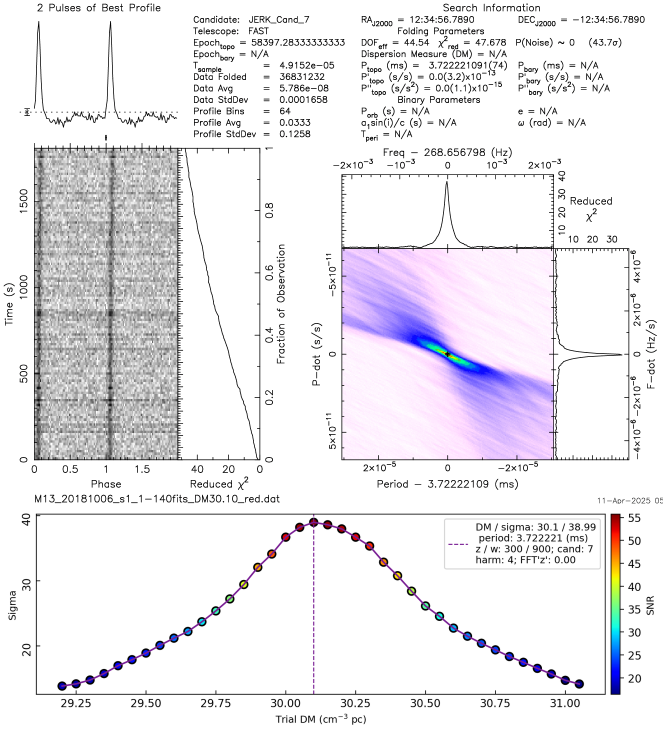
#> input picture python/PulsarPICK/Pms3.7222-M13_20181006_s1_1-140fits_DM30.10_red.dat_JERK_Cand_7.pfd.png, 1989 x 2201 px, given in place of ., which was not available (shown at 1/3 size)
$ python combine_plots.py . . -output out.png
#> lines starting #> are read from the running program, lines starting #| are printed output that depends on the picture; pictures that were not available may be replaced by others from this repository, and a replacement may not be noted
#!/usr/bin/env python
# @ Dejiang Yin -- 2025/04/09
import argparse
from PIL import Image

# Function to crop an image by percentage
def crop_image_by_percentage(image, top_percent, bottom_percent, left_percent, right_percent):
    """
    Crop an image according to the specified percentage for the top, bottom, left, and right sides.
    Args:
        image (Image): The input PIL Image object.
        top_percent (float): The percentage of cropping for the top side (ranging from 0 to 1).
        bottom_percent (float): The percentage of cropping for the bottom side (ranging from 0 to 1).
        left_percent (float): The percentage of cropping for the left side (ranging from 0 to 1).
        right_percent (float): The percentage of cropping for the right side (ranging from 0 to 1).
    Returns:
        Image: The cropped PIL Image object.
    """
    width, height = image.size
    left = int(width * left_percent)
    right = width - int(width * right_percent)
    top = int(height * top_percent)
    bottom = height - int(height * bottom_percent)
    cropped_image = image.crop((left, top, right, bottom))
    return cropped_image

# Function to vertically merge two images
def vertical_merge_images(image1, image2):
    """
    Calculate the total height and width of the merged image,
    create a new blank image, and then paste the two input images onto it.
    Args:
        image1 (Image): The first PIL Image object.
        image2 (Image): The second PIL Image object.
    Returns:
        Image: The vertically merged PIL Image object.
    """
    # Get the heights of the two images
    height1, height2 = image1.height, image2.height
    # Calculate the total height and width of the merged image
    total_height = height1 + height2
    width = image1.width
    # Create a new blank image for merging
    new_image = Image.new('RGB', (width, total_height))
    # Paste the images onto the new image
    new_image.paste(image1, (0, 0))
    new_image.paste(image2, (0, height1))
    return new_image

def main():
    parser = argparse.ArgumentParser(description='Vertically merge two images and crop the first image if needed')
    parser.add_argument('input_images', nargs=2, help='Paths of the two input images, in the order of [image1, image2]')
    parser.add_argument('-output', required=True, help='Path of the output merged image')
    parser.add_argument('-top', type=float, default=0.08, help='Percentage of cropping for the top side of the first image (default value: 0.08)')
    parser.add_argument('-bottom', type=float, default=0.006, help='Percentage of cropping for the bottom side of the first image (default value: 0.006)')
    parser.add_argument('-left', type=float, default=0.03, help='Percentage of cropping for the left side of the first image (default value: 0.03)')
    parser.add_argument('-right', type=float, default=0.12, help='Percentage of cropping for the right side of the first image (default value: 0.12)')
    args = parser.parse_args()
    image_path1, image_path2 = args.input_images
    output_path = args.output
    top_percent_1 = args.top
    bottom_percent_1 = args.bottom
    left_percent_1 = args.left
    right_percent_1 = args.right
    # Open the images
    image1 = Image.open(image_path1)
#> image1 is the input picture: PIL image 1989x2201 RGB; mean R, G, B 236, 233.9, 238.2
    image2 = Image.open(image_path2)
    # Crop the first image according to the percentage
    image1 = crop_image_by_percentage(image1, top_percent_1, bottom_percent_1, left_percent_1, right_percent_1)
#> in crop_image_by_percentage, `cropped_image = image.crop((left, top, right, bottom))`:
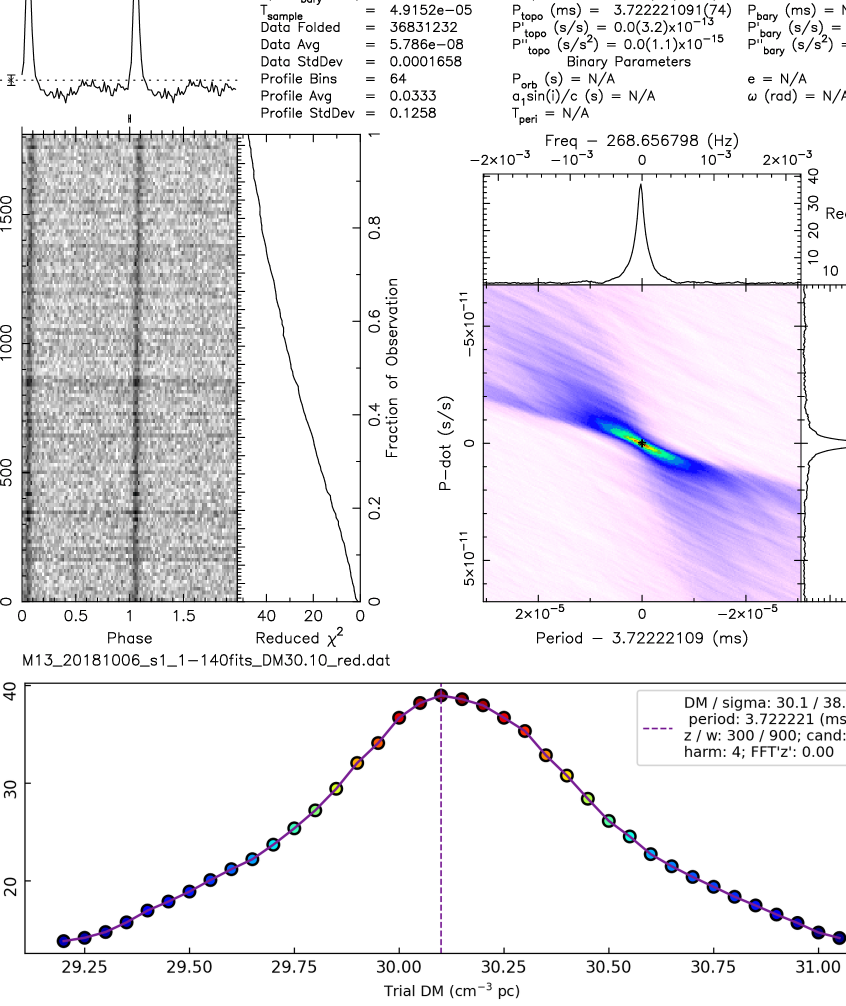
#> cropped_image: PIL image 1692x2012 RGB (shown at 1/2 size); mean R, G, B 234.1, 231.4, 237
    # Get the width of the cropped first image
    target_width = image1.width
#> target_width = 1692
    # Resize the second image to have the same width as the first image and scale the height proportionally
    width_ratio = target_width / image2.width
#> width_ratio = 0.851
    new_height = int(image2.height * width_ratio)
#> new_height = 1872
    image2 = image2.resize((target_width, new_height), Image.Resampling.LANCZOS)
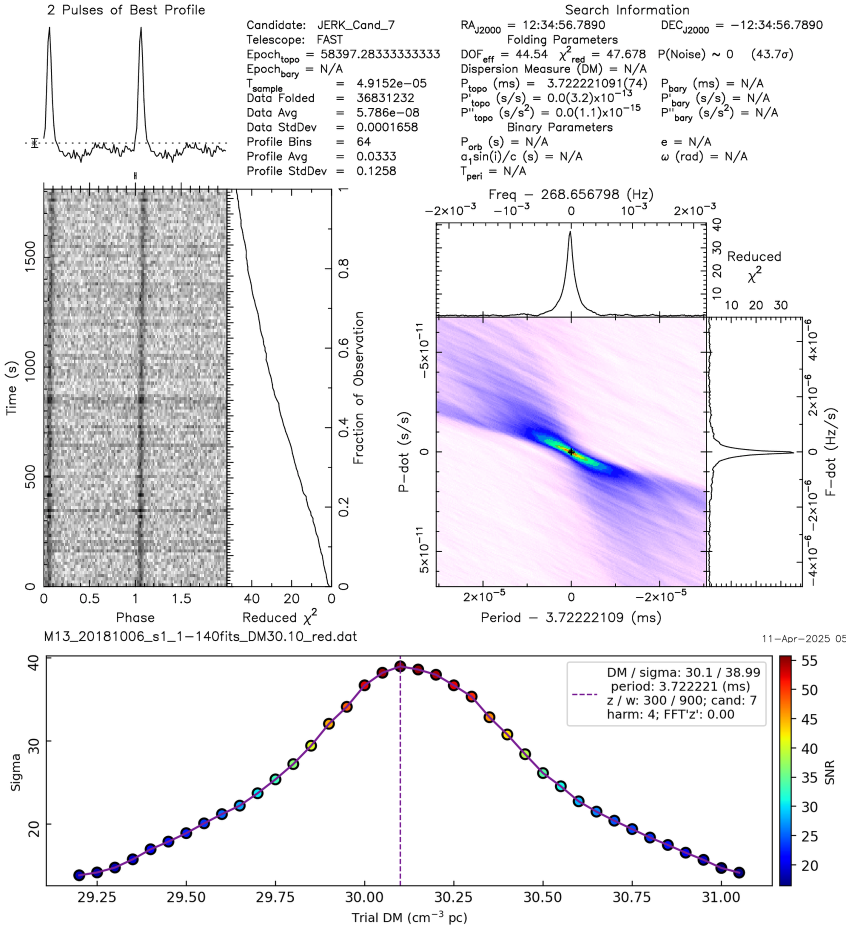
#> image2: PIL image 1692x1872 RGB (shown at 1/2 size); mean R, G, B 235.9, 233.8, 238.2
    # Vertically merge the two images
    merged_image = vertical_merge_images(image1, image2)
#> in vertical_merge_images, `new_image = Image.new('RGB', (width, total_height))`: new_image: PIL image 1692x3884 RGB; every value is 0
#> in vertical_merge_images, `new_image.paste(image1, (0, 0))`:
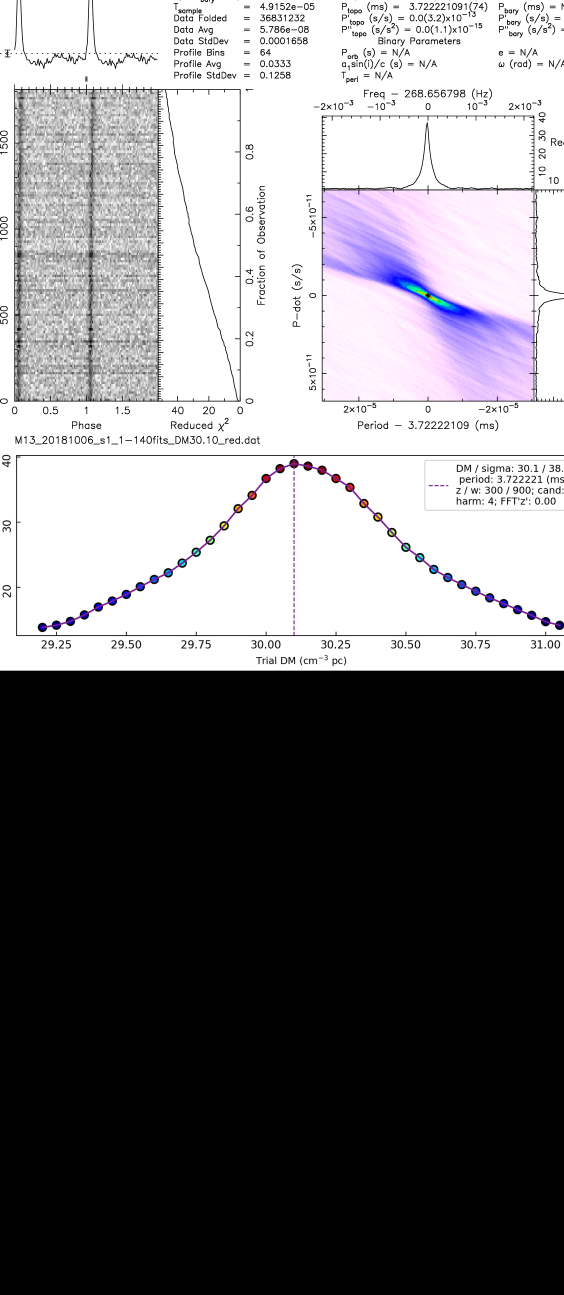
#> new_image: PIL image 1692x3884 RGB (shown at 1/3 size); mean R, G, B 121.3, 119.9, 122.8
#> in vertical_merge_images, `new_image.paste(image2, (0, height1))`:
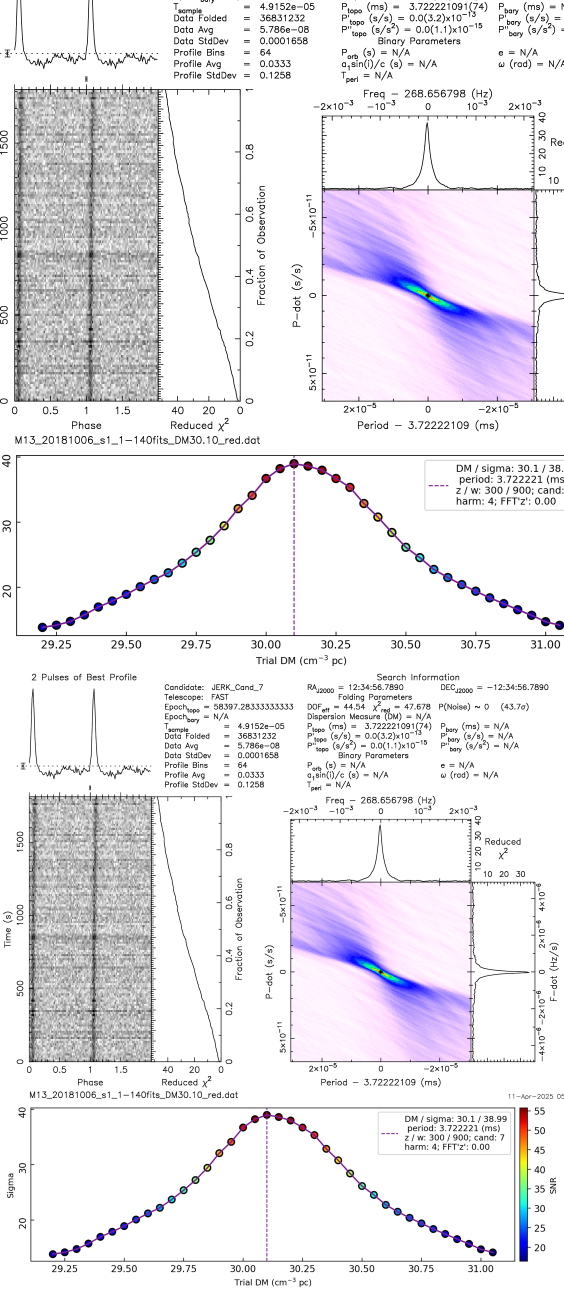
#> new_image: PIL image 1692x3884 RGB (shown at 1/3 size); mean R, G, B 235, 232.6, 237.6
    # Save the merged image
    merged_image.save(output_path)
    # print(f"Image has been saved to {output_path}")
if __name__ == "__main__":
    main()
